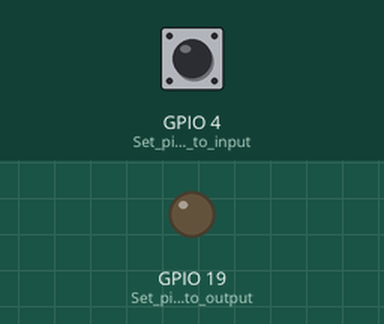
Recording of a sketch running on a simulated ESP32. Parts: output pins drawn as LEDs (lit = HIGH). The inputs (shaded band) are chosen by the test bench; at power-on: GPIO 4 (Set_pin_4_to_input) HIGH.

Above: at 1.2 s.
1.3 s: GPIO 4 (Set_pin_4_to_input) pulled LOW for 0.15 s
At 1.37 s:
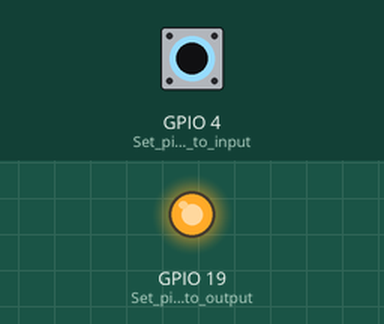
2.9 s: GPIO 4 (Set_pin_4_to_input) pulled LOW for 3.2 s
At 7.2 s:
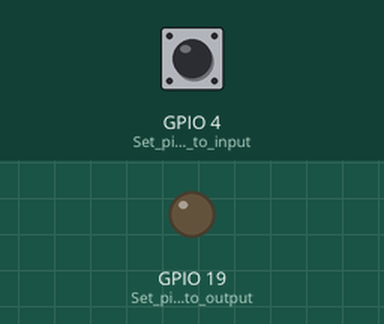
Timing chart, 0 to 8.7 s (numbered marks = the images above; inputs shaded):
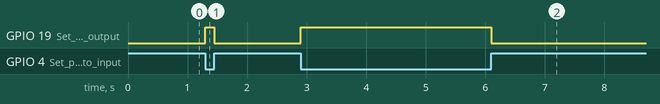

Measured:
- after the input at 1.3 s, GPIO 19 (Set_pin_19_to_output): LOW → HIGH at once, → LOW 0.15 s later
- after the input at 2.9 s, GPIO 19 (Set_pin_19_to_output): LOW → HIGH at once, → LOW 3.2 s later

The sketch:

Lab1Part2.ino
```cpp
// Filename: Lab1Part2.ino
// Author: Dhruv Naik
// Date: 01/12/2026
// Description: This file controls an LEDs on an ESP32 when pressed by a pushbutton

// ============================= Setup =======================================
void setup() {
  pinMode(19, OUTPUT); //Set pin 19 to output (LED)
  pinMode(4, INPUT_PULLUP); //Set pin 4 to input (Button)
}

// ============================= Loop =======================================
void loop() {
  if (digitalRead(4) == LOW) { //if button is pressed
  digitalWrite(19, HIGH); //turn on LED
  } else { //otherwise
  digitalWrite(19, LOW); //turn off LED
  }

}
```
